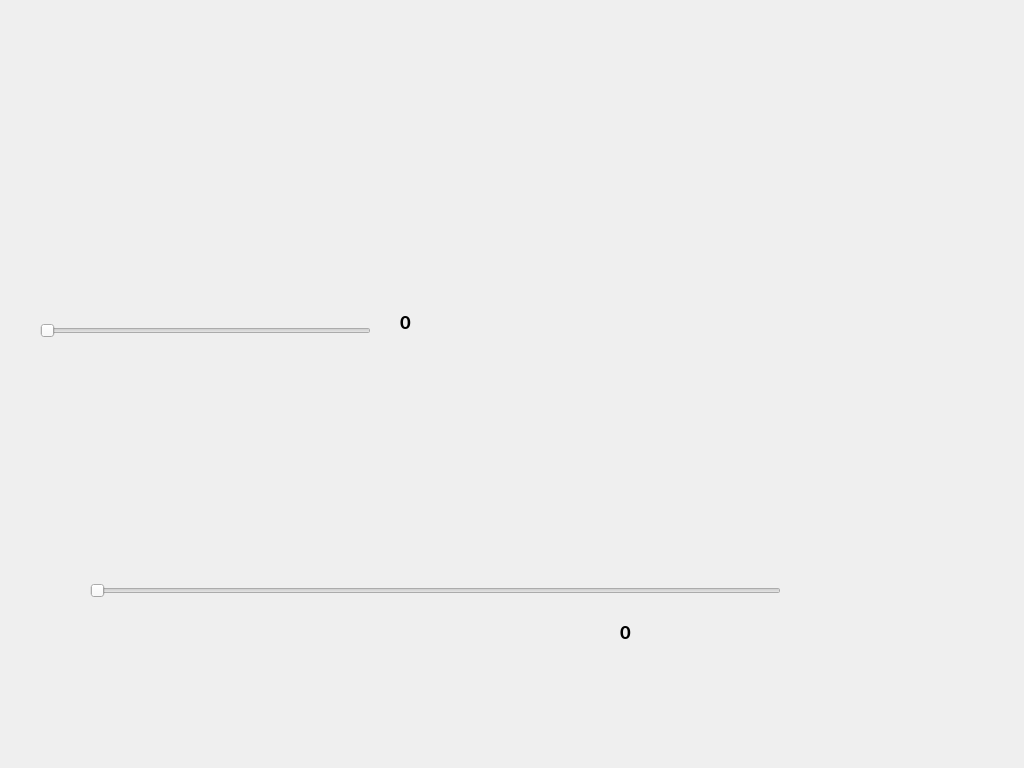
<?xml version="1.0" encoding="UTF-8"?>
<ui version="4.0">
 <class>MainWindow</class>
 <widget class="QMainWindow" name="MainWindow">
  <property name="enabled">
   <bool>true</bool>
  </property>
  <property name="geometry">
   <rect>
    <x>0</x>
    <y>0</y>
    <width>1024</width>
    <height>768</height>
   </rect>
  </property>
  <property name="sizePolicy">
   <sizepolicy hsizetype="Fixed" vsizetype="Fixed">
    <horstretch>0</horstretch>
    <verstretch>0</verstretch>
   </sizepolicy>
  </property>
  <property name="minimumSize">
   <size>
    <width>1024</width>
    <height>768</height>
   </size>
  </property>
  <property name="maximumSize">
   <size>
    <width>1024</width>
    <height>768</height>
   </size>
  </property>
  <property name="font">
   <font>
    <family>Arial Black</family>
    <pointsize>14</pointsize>
    <weight>75</weight>
    <bold>true</bold>
   </font>
  </property>
  <property name="cursor">
   <cursorShape>ArrowCursor</cursorShape>
  </property>
  <property name="windowTitle">
   <string>XINDA SERVO SYSTEM</string>
  </property>
  <property name="layoutDirection">
   <enum>Qt::LeftToRight</enum>
  </property>
  <property name="autoFillBackground">
   <bool>false</bool>
  </property>
  <property name="styleSheet">
   <string notr="true"/>
  </property>
  <property name="iconSize">
   <size>
    <width>30</width>
    <height>30</height>
   </size>
  </property>
  <property name="toolButtonStyle">
   <enum>Qt::ToolButtonIconOnly</enum>
  </property>
  <property name="animated">
   <bool>false</bool>
  </property>
  <property name="tabShape">
   <enum>QTabWidget::Rounded</enum>
  </property>
  <property name="dockOptions">
   <set>QMainWindow::AllowTabbedDocks</set>
  </property>
  <widget class="QWidget" name="centralwidget">
   <widget class="QLabel" name="label_Silder">
    <property name="geometry">
     <rect>
      <x>620</x>
      <y>620</y>
      <width>161</width>
      <height>24</height>
     </rect>
    </property>
    <property name="font">
     <font>
      <family>Calibri</family>
      <pointsize>16</pointsize>
      <weight>75</weight>
      <bold>true</bold>
     </font>
    </property>
    <property name="text">
     <string>0</string>
    </property>
   </widget>
   <widget class="QSlider" name="horizontalSlider">
    <property name="geometry">
     <rect>
      <x>90</x>
      <y>580</y>
      <width>691</width>
      <height>22</height>
     </rect>
    </property>
    <property name="orientation">
     <enum>Qt::Horizontal</enum>
    </property>
    <property name="invertedAppearance">
     <bool>false</bool>
    </property>
    <property name="invertedControls">
     <bool>false</bool>
    </property>
   </widget>
   <widget class="AnalogGaugeWidget" name="widget" native="true">
    <property name="geometry">
     <rect>
      <x>40</x>
      <y>10</y>
      <width>331</width>
      <height>300</height>
     </rect>
    </property>
    <property name="sizePolicy">
     <sizepolicy hsizetype="Expanding" vsizetype="Expanding">
      <horstretch>1</horstretch>
      <verstretch>1</verstretch>
     </sizepolicy>
    </property>
    <property name="minimumSize">
     <size>
      <width>300</width>
      <height>300</height>
     </size>
    </property>
    <property name="maximumSize">
     <size>
      <width>600</width>
      <height>600</height>
     </size>
    </property>
    <property name="baseSize">
     <size>
      <width>300</width>
      <height>300</height>
     </size>
    </property>
    <property name="styleSheet">
     <string notr="true"/>
    </property>
    <layout class="QHBoxLayout" name="horizontalLayout"/>
   </widget>
   <widget class="QSlider" name="horizontalSlider_gauge">
    <property name="geometry">
     <rect>
      <x>40</x>
      <y>320</y>
      <width>331</width>
      <height>22</height>
     </rect>
    </property>
    <property name="maximum">
     <number>100</number>
    </property>
    <property name="orientation">
     <enum>Qt::Horizontal</enum>
    </property>
    <property name="invertedAppearance">
     <bool>false</bool>
    </property>
    <property name="invertedControls">
     <bool>false</bool>
    </property>
   </widget>
   <widget class="QLabel" name="label_Gauge">
    <property name="geometry">
     <rect>
      <x>400</x>
      <y>310</y>
      <width>161</width>
      <height>24</height>
     </rect>
    </property>
    <property name="font">
     <font>
      <family>Calibri</family>
      <pointsize>16</pointsize>
      <weight>75</weight>
      <bold>true</bold>
     </font>
    </property>
    <property name="text">
     <string>0</string>
    </property>
   </widget>
  </widget>
 </widget>
 <customwidgets>
  <customwidget>
   <class>AnalogGaugeWidget</class>
   <extends>QWidget</extends>
   <header location="global">analoggaugewidget</header>
   <container>1</container>
   <slots>
    <signal>valueChanged(int)</signal>
    <slot>update_angle_offset(int)</slot>
    <slot>update_value(int)</slot>
    <slot>update_value2(int)</slot>
    <slot>set_start_scale_angle(int)</slot>
    <slot>set_total_scale_angle_size(int)</slot>
    <slot>set_MinValue(int)</slot>
    <slot>set_MaxValue(int)</slot>
    <slot>set_NeedleColor(int)</slot>
    <slot>set_scala_main_count(int)</slot>
   </slots>
  </customwidget>
 </customwidgets>
 <resources/>
 <connections/>
 <slots>
  <slot>fOpenFile()</slot>
  <slot>fSaveFile()</slot>
  <slot>fLanguageChange()</slot>
  <slot>fMainTableChange()</slot>
  <slot>fMainTableClick()</slot>
  <slot>f4RowClick()</slot>
  <slot>fEDIT_ButtonClick()</slot>
  <slot>fAdvancedParam_ButtonClick()</slot>
  <slot>fWORK_ButtonClick()</slot>
  <slot>fTEST_ButtonClick()</slot>
  <slot>fSTEP_ButtonClick()</slot>
  <slot>fMODY_ButtonClick()</slot>
  <slot>fHELP_ButtonClick()</slot>
  <slot>fFile_OnClik()</slot>
  <slot>f5RowClick()</slot>
  <slot>fDownload_FileFlash()</slot>
 </slots>
</ui>
